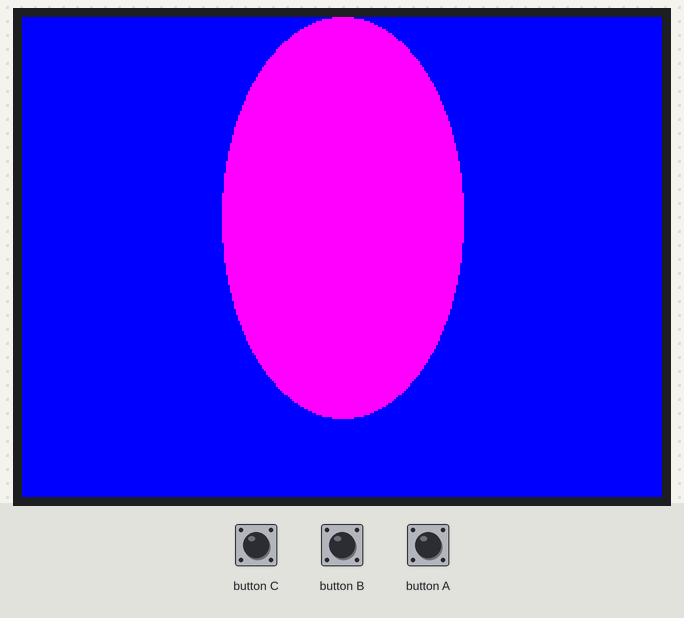
The program below on a simulated ESP32. On the bench: 320×240 colour display. The test bench sets the inputs (shaded band).

Above: at 0.3 s.
2.1 s: button C pressed for 0.15 s
Timing chart, 0 to 5.1 s (numbered marks = the images above; inputs shaded):
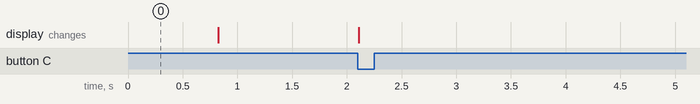

The program:

main.cpp
```cpp
#include <Arduino.h>
#include <M5Stack.h>

bool btnAPressed = false;
bool btnBPressed = false;
bool btnCPressed = false;

void setup() {
    M5.begin();
    M5.Power.begin();
    M5.Lcd.fillScreen(BLUE);
    M5.Lcd.fillEllipse(160, 100, 60, 100, PINK);

    delay(500);

    M5.Lcd.fillScreen(BLACK);
    M5.Lcd.print("Ready to test");
}

void loop() {
    M5.update();
    btnAPressed = M5.BtnA.wasPressed();
    btnBPressed = M5.BtnB.wasPressed();
    btnCPressed = M5.BtnC.wasPressed();

    if (btnAPressed) {
        // For file "test1.txt"
    }

    if (btnBPressed) {
        // For file "test2.txt"
    }

    if (btnCPressed) {
        M5.Lcd.clearDisplay();
        M5.Lcd.setCursor(0,0);
    }

    delay(20);
}
```
